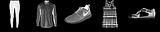
#> input picture inl2_to_students/garment_recognition_project/datasets/short1/im1.jpg, 160 x 32 px; its folder holds 3 pictures in this run
$ python assignment2_original.py
#> lines starting #> are read from the running program, lines starting #| are printed output that depends on the picture; long printed decimals are rounded
### inl2_to_students/garment_recognition_project/benchmarking/benchmark_assignment2.py
#!/usr/bin/env python3
# -*- coding: utf-8 -*-
"""
Created on Thu Feb 15 17:05:47 2024

@author: magnuso
"""


import glob
import os
import numpy as np
import matplotlib.pyplot as plt


def benchmark_assignment2(seg2feat,datadir, debug = False):
    gtnames = glob.glob(os.path.join(datadir,'*txt'))
    segnames = glob.glob(os.path.join(datadir,'*npy'))
    segnames.sort()
    gtnames.sort()

    if len(segnames) != len(gtnames):
        print('Not the same number of segments and ground truth text')
        return 0
    else:
        allX = np.zeros((0,0))
        allY = str()
        for (segname,gtname) in zip(segnames,gtnames):
            Sgt = np.load(segname)

            gt_file = open(gtname,'r')
            gt = gt_file.read()
            #gt = gt[:-1] # remove newline character
            gt_file.close()

            if len(gt) == len(Sgt):
                allY = allY + gt
                for i in range(len(gt)):
                    f = seg2feat(Sgt[i])
                    allX = np.hstack((allX,f)) if allX.size else f


        if debug:
            U,_ ,_ = np.linalg.svd(allX)
            allX_red = np.transpose(U[:,0:2])@allX
            plt.plot()
            for i in range(len(allY)):
                plt.text(allX_red[0,i],allX_red[1,i],allY[i])

            plt.xlim(allX_red[0,:].min(),allX_red[0,:].max())
            plt.ylim(allX_red[1,:].min(),allX_red[1,:].max())
            plt.show()

        return (allX,allY)

### inl2_to_students/garment_recognition_project/assignment2_original.py
#!/usr/bin/env python3
# -*- coding: utf-8 -*-
"""
Created on Tue Feb 13 11:37:56 2024

@author: magnuso
"""

import os
import matplotlib.pyplot as plt
import numpy as np

from benchmarking.benchmark_assignment2 import benchmark_assignment2


def im2segment(im):
    # return a list of true/false images of the same size as im
    # This is a bad test implementation, please change to your code!

    nrofsegments = 5 # could vary, probably you should estimate this
    m,n = im.shape # image size
    S = []
    for kk in range(nrofsegments):
        S =  S + [np.random.rand(m,n)<0.5] # this is not a good segmentation method...

    return S


def segment2feature(Si):
    # return a feature vector (array with size nx1)
    # This is a bad test implementation, please change to your code!
    nrofeatures = 7
    features = np.random.rand(nrofeatures,1)
    return features


if __name__ == "__main__":
    thisdir = os.path.dirname(os.path.realpath(__file__))
    datadir = os.path.join(thisdir, 'datasets', 'short1')

    # read example image
    im = plt.imread(os.path.join(datadir, 'im1.jpg'))
#> im is the input picture: shape (32, 160); min 0, max 255, mean 37.2

    # segment example image
    S = im2segment(im)
#> S = 5 items

    # calculate feature vector for one of the segments
    Si = S[2]
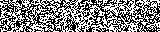
#> Si: shape (32, 160) bool; 51.1% white; black in thin lines or dots
    f = segment2feature(Si)
#> f = [0.499, 0.987, 0.687, 0.858, 0.505, 0.396, 0.732]
    print(f)
#| [[0.4993 ]
#|  [0.9866 ]
#|  [0.6874]
#|  [0.8579 ]
#|  [0.505]
#|  [0.3962]
#|  [0.7318]]


    # Benchmark your feature extractor routine on all images
    # The routine extracts features for all images in the dataset
    # and extracts features. It returns all features and the corresponding labels
    # im allX and allY respectively.
    # The routine also plots a 2d projection of your features
    # Hopefully the graph should separate the classes in a good way

    debug = True # Set this to False if you don't want to see all output
    allX,allY = benchmark_assignment2(segment2feature,datadir,debug)
#> (the run stopped early here; a loop or call above may not have finished)
